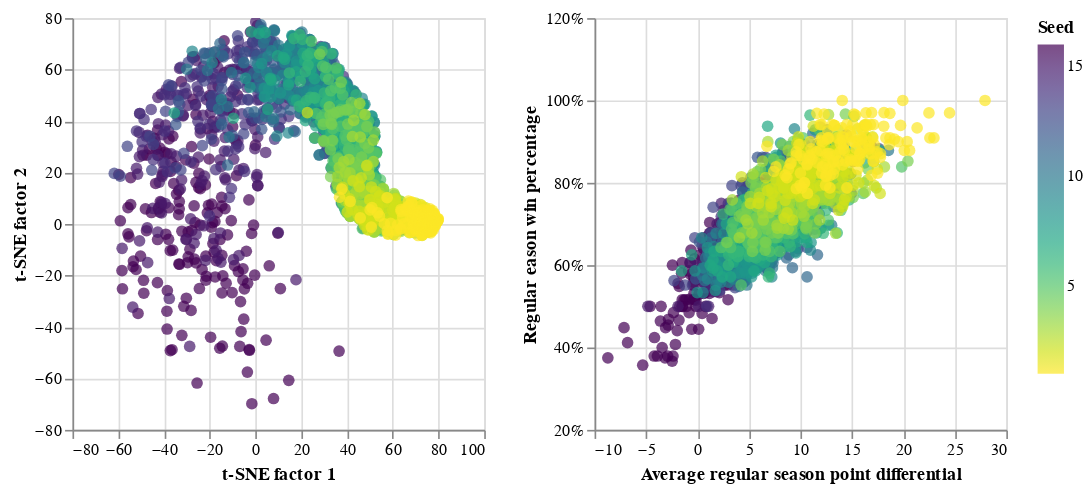

The notebook cell saved with this chart:
### Markdown cell above
### How correlated are the embeddings to tournament seeding?
We see a high correlation between the assigned seed and our embeddings. Our embeddings appear to be a better representation of the seeding than the aggregated statistics, which makes sense since our method uses pair-wise comparisons and effectively accounts for team strength while aggregated statistics do not.

### Code cell
#collapse_hide

axis_ranges = [[-80,100],
               [-80,80],
               [-10,30],
               [.2,1.2]]

def plot_comparison(df, colorBy, orderBy, axis_ranges):

    selector = alt.selection_single(empty='all', fields=['TeamName'])

    base = alt.Chart(df).mark_point(filled=True,size=50).encode(
        color=alt.condition(selector,
                            colorBy,
                            alt.value('lightgray') ),
        order=orderBy,
        tooltip=['TeamName','Seed']
    ).properties(
        width=250,
        height=250
    ).add_selection(selector).interactive()

    chart1 = [alt.X('factor1:Q',
                    scale=alt.Scale(domain=axis_ranges[0]),
                    axis=alt.Axis(title='t-SNE factor 1')),
            alt.Y('factor2:Q',
                    scale=alt.Scale(domain=axis_ranges[1]),
                    axis=alt.Axis(title='t-SNE factor 2'))]

    chart2 = [alt.X('RegPoint_diff:Q',
                    scale=alt.Scale(domain=axis_ranges[2]),
                    axis=alt.Axis(title='Average regular season point differential')),
            alt.Y('RegWins:Q',
                    scale=alt.Scale(domain=axis_ranges[3]),
                    axis=alt.Axis(format='%', title='Regular eason win percentage'))]

    return base, chart1, chart2

colorBy = alt.Color('Seed:Q', scale=alt.Scale(scheme='viridis',reverse=True))
orderBy = alt.Order('Seed:Q', sort='descending')
base, chart1, chart2 = plot_comparison( df,colorBy, orderBy, axis_ranges)

base.encode(*chart1)  | base.encode(*chart2)

### Figure 1 — Vega-Lite specification as saved in the notebook (floating-point values rounded to 4 significant figures; data arrays with more than 128 entries replaced by an {"elided": "..."} marker saying what was removed)
{"config": {"view": {"continuousWidth": 400, "continuousHeight": 300}}, "hconcat": [{"mark": {"type": "point", "filled": true, "size": 50}, "encoding": {"color": {"condition": {"type": "quantitative", "field": "Seed", "scale": {"reverse": true, "scheme": "viridis"}, "selection": "selector023"}, "value": "lightgray"}, "order": {"type": "quantitative", "field": "Seed", "sort": "descending"}, "tooltip": [{"type": "nominal", "field": "TeamName"}, {"type": "nominal", "field": "Seed"}], "x": {"type": "quantitative", "axis": {"title": "t-SNE factor 1"}, "field": "factor1", "scale": {"domain": [-80, 100]}}, "y": {"type": "quantitative", "axis": {"title": "t-SNE factor 2"}, "field": "factor2", "scale": {"domain": [-80, 80]}}}, "height": 250, "selection": {"selector023": {"type": "single", "empty": "all", "fields": ["TeamName"]}, "selector024": {"type": "interval", "bind": "scales", "encodings": ["x", "y"]}}, "width": 250}, {"mark": {"type": "point", "filled": true, "size": 50}, "encoding": {"color": {"condition": {"type": "quantitative", "field": "Seed", "scale": {"reverse": true, "scheme": "viridis"}, "selection": "selector023"}, "value": "lightgray"}, "order": {"type": "quantitative", "field": "Seed", "sort": "descending"}, "tooltip": [{"type": "nominal", "field": "TeamName"}, {"type": "nominal", "field": "Seed"}], "x": {"type": "quantitative", "axis": {"title": "Average regular season point differential"}, "field": "RegPoint_diff", "scale": {"domain": [-10, 30]}}, "y": {"type": "quantitative", "axis": {"format": "%", "title": "Regular eason win percentage"}, "field": "RegWins", "scale": {"domain": [0.2, 1.2]}}}, "height": 250, "selection": {"selector023": {"type": "single", "empty": "all", "fields": ["TeamName"]}, "selector024": {"type": "interval", "bind": "scales", "encodings": ["x", "y"]}}, "width": 250}], "data": {"name": "data-ea9248b5f886e8edd7fe4e8b40540fe5"}, "$schema": "https://vega.github.io/schema/vega-lite/v4.8.1.json", "datasets": {"data-ea9248b5f886e8edd7fe4e8b40540fe5": {"elided": "2286 records"}}}
